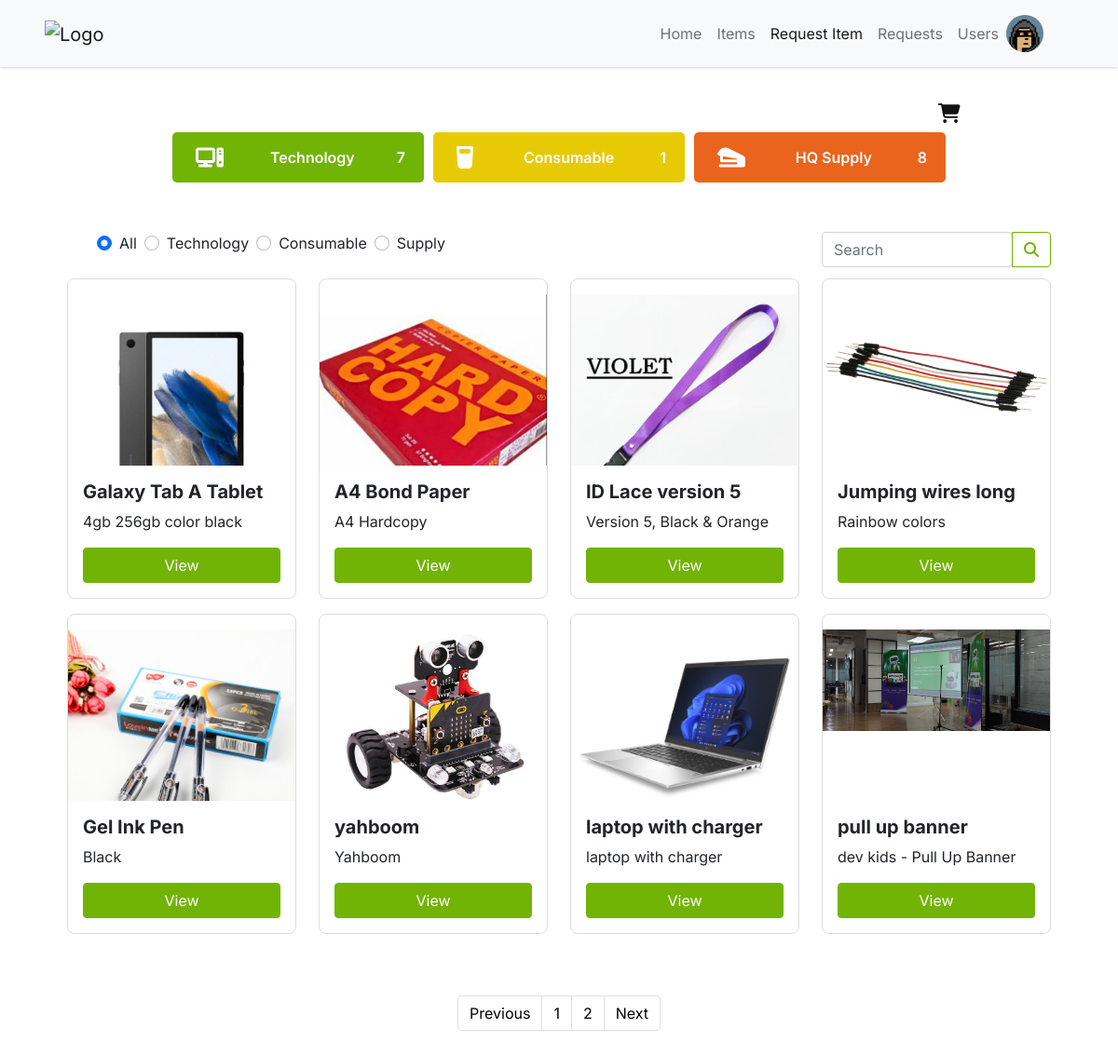
Page /adminItemList.php (signed in) on the committed database.
### tables this page shows
CREATE TABLE `users` (
  `user_id` int(11) NOT NULL,
  `user_firstname` varchar(255) NOT NULL,
  `user_lastname` varchar(255) NOT NULL,
  `user_email` varchar(255) NOT NULL,
  `user_password` varchar(255) NOT NULL,
  `user_category` int(11) NOT NULL,
  `user_chapter` int(11) NOT NULL,
  `user_image` varchar(255) NOT NULL,
  `user_status` enum('active','inactive') NOT NULL,
  `user_code` int(11) NOT NULL
);

CREATE TABLE `items_category` (
  `item_category_id` int(11) NOT NULL,
  `item_category_name` varchar(255) NOT NULL
);

CREATE TABLE `items` (
  `item_id` int(11) NOT NULL,
  `unique_item_id` varchar(225) NOT NULL,
  `item_name` varchar(255) NOT NULL,
  `item_category` int(11) NOT NULL,
  `item_measure` int(11) NOT NULL,
  `item_quantity` int(11) NOT NULL,
  `item_chapter` int(11) NOT NULL,
  `item_status` enum('enabled','disabled','','') NOT NULL,
  `item_description` varchar(255) NOT NULL,
  `item_image` varchar(255) NOT NULL,
  `item_condition` varchar(30) NOT NULL,
  `item_location` varchar(30) NOT NULL,
  `item_cost` varchar(30) NOT NULL,
  `barcode_img` varchar(60) NOT NULL,
  `date_acquired` timestamp NOT NULL DEFAULT current_timestamp() ON UPDATE current_timestamp()
);

### components/adminitemlist.comp.php (the view, shortened to what this page needs)
<?php
function get_total_records($pdo)
{
    $result = $pdo->query("SELECT COUNT(item_id) AS total FROM items ");
    $row = $result->fetch(PDO::FETCH_ASSOC);
    return $row['total'];
}
function get_records($pdo, $start, $limit,)
{
    $sql = "SELECT * FROM items  LIMIT $start, $limit   ";
    $stmt = $pdo->prepare($sql);
    $stmt->execute();
    return $stmt->fetchAll(PDO::FETCH_ASSOC);
}
$limit = 8;
$page = isset($_GET['page']) ? $_GET['page'] : 1;
$start = ($page - 1) * $limit;
$total_records = get_total_records($pdo, $start, $limit);
$total_pages = ceil($total_records / $limit);
$records = get_records($pdo, $start, $limit);
$current_page = max(1, min($start, $total_pages));
$previous_page = max(1, $current_page - 1);
$next_page = min($total_pages, $current_page + 1);
?>
<div class="row ">
    <?php
    foreach ($records as $row) { ?>
        <div class="col-12 col-md-4 col-lg-3 my-2">
            <div class="card">
                <div class="image-parent">
                    <img class="card-img-top" src="./images/items/<?php echo $row['item_image'] ?>" alt="<?php echo $row['item_name'] ?>">
                </div>
                <div class="card-body">
                    <h5 class="card-title"><?php echo $row['item_name'] ?></h5>
                    <p class="card-text"><?php echo $row['item_description']; ?></p>
                    <?php if ($row['item_status'] == "disabled" or $row['item_quantity'] == 0) { ?>
                        <a class="not-allowed btn btn-primary view-btn disabled" href="viewItem.php?itemid=<?php echo $row['item_id'] ?>">Item Unavailable</a>
                        <!-- <button type="button" class="btn buy btn-primary btn-view" data-bs-toggle="modal" data-bs-target="#itemDetails" data-item-id="<?php echo $row['item_id'] ?>" disabled hidden>
                                Request
                            </button> -->
                    <?php } else { ?>
                        <a class="btn btn-primary view-btn" href="viewItem.php?itemid=<?php echo $row['item_id'] ?>">View</a>
                    <?php } ?>
                </div>
            </div>
        </div>
    <?php } ?>
</div>
<nav aria-label="Page navigation example mb-5">
    <ul class="pagination m-auto my-5">
        <li class="page-item"><a class="page-link" href="?page=<?= $previous_page ?>">Previous</a></li>
        <?php for ($i = 1; $i <= $total_pages; $i++) : ?>
            <li class="page-item"><a class="page-link" href="?page=<?= $i ?>"><?= $i ?></a></li>
        <?php endfor; ?>
        <li class="page-item"><a class="page-link" href="?page=<?= $next_page ?>">Next</a></li>
    </ul>
</nav>

### adminItemList.php (shortened to what this page needs)
<?php
include './includes/config.inc.php';
?>
<!DOCTYPE html>
<html lang="en">
<head>
    <?php include_once 'includes/headers.inc.php'; ?>
    <link rel="stylesheet" href="./assets/css/style.css?v=<?php echo time(); ?>">
    <link rel="stylesheet" href="./assets/css/nav.css?v=<?php echo time(); ?>">
    <link rel="stylesheet" href="./assets/css/items.css?v=<?php echo time(); ?>">
    <link rel="stylesheet" href="./assets/css/itemlist.css?v=<?php echo time(); ?>">
    <link rel="stylesheet" href="https://cdn.datatables.net/1.13.6/css/jquery.dataTables.css" />
</head>
<body>
    <?php include './nav.php';
    ?>
    <div id="wrapper">
        <div class="section px-5 pt-4">
            <div class="row">
                <div class="col">
                    <div class=" justify-content-end justify-content-center-md" style=" text-align: end; margin-right: 100px;">
                        <?php include './components/cart.php'; ?>
                    </div>
                </div>
            </div>
            <div class="row justify-content-center align-items-center">
                <div class="box col-sm-12 col-md-4 col-lg-3">
                    <i class="fa-solid fa-computer icon"></i>
                    <p class="m-0">Technology</p>
                    <?php
                    $query = "SELECT COUNT(item_category) FROM items WHERE item_category = 1";
                    $stmt = $pdo->query($query);
                    $count = $stmt->fetchColumn();
                    if ($count !== false) {
                        echo '<p class="m-0">' . $count . '</p>';
                    } else {
                        echo "Error fetching count";
                    }
                    ?>
                </div>
                <div class="box col-sm-12 col-md-4 col-lg-3">
                    <i class="fa-solid fa-glass-water icon"></i>
                    <p class="m-0">Consumable</p>
                    <?php
                    $query = "SELECT COUNT(item_category) FROM items WHERE item_category = 2";
                    $stmt = $pdo->query($query);
                    $count = $stmt->fetchColumn();
                    if ($count !== false) {
                        echo '<p class="m-0">' . $count . '</p>';
                    } else {
                        echo "Error fetching count";
                    }
                    ?>
                </div>
                <div class="box col-sm-12 col-md-4 col-lg-3">
                    <i class="fa-solid fa-stapler icon"></i>
                    <p class="m-0 px-2">HQ Supply</p>
                    <?php
                    $query = "SELECT COUNT(item_category) FROM items WHERE item_category = 3";
                    $stmt = $pdo->query($query);
                    $count = $stmt->fetchColumn();
                    if ($count !== false) {
                        echo '<p class="m-0">' . $count . '</p>';
                    } else {
                        echo "Error fetching count";
                    }
                    ?>
                </div>
            </div>
        </div>
        <div class="container">
            <div class="row">
                <div class="col-lg-9 col-sm-6 col-sm-12 m-auto mt-5">
                    <div class="form-check form-check-inline">
                        <ul>
                            <li>
                                <label class="form-check-label">
                                    <input type="radio" class="form-check-input" name="category" id="" value="0" onclick="getRadioValue()" checked>
                                    All
                                </label>
                            </li>
                        </ul>
                        <?php
                        $rbtnNameQuery = "SELECT * FROM `items_category`";
                        $rbtnQ = $pdo->prepare($rbtnNameQuery);
                        $rbtnQ->execute();
                        $rbtnData = $rbtnQ->fetchAll(PDO::FETCH_ASSOC);
                        if ($rbtnData) {
                            foreach ($rbtnData as $itemCateg) { ?>
                                <ul>
                                    <li>
                                        <label class="form-check-label">
                                            <input type="radio" class="form-check-input" name="category" id="" value="<?php echo $itemCateg['item_category_id'] ?>" onclick="getRadioValue()">
                                            <?php echo $itemCateg['item_category_name'] ?>
                                        </label>
                                    </li>
                                </ul>
                            <?php } ?>
                        <?php } else {
                        } ?>
                    </div>
                </div>
                <div class="col-lg-3 col-sm-6 col-sm-12 m-auto mt-5">
                    <div class=" input-group">
                        <div class="input-group">
                            <input type="search" class="form-control rounded" id="itemSearch" placeholder="Search" aria-label="Search" aria-describedby="search-addon" />
                            <button type="button" class="btn btn-outline-success btnSearch" data-mdb-ripple-init><i class="fas fa-search"></i></button>
                        </div>
                    </div>
                </div>
            </div>
            <div id="ItemList">
                <?php include './components/adminitemlist.comp.php'; ?>
            </div>
        </div>
    </div>
</body>
</html>

### nav.php (shortened to what this page needs)
<?php
try {
    $stmt = $pdo->prepare("SELECT user_image FROM users WHERE user_id = :id");
    $stmt->bindParam(':id', $_SESSION['ID'], PDO::PARAM_INT);
    $stmt->execute();
    if ($stmt->rowCount() > 0) {
        $row = $stmt->fetch(PDO::FETCH_ASSOC);
        $userImage = $row['user_image'];
    }
} catch (PDOException $e) {
    echo "Error: " . $e->getMessage();
}
include './includes/config.inc.php';
?>
<div class="container">
    <nav class="navbar navbar-expand-lg navbar-light bg-light px-sm-5 px-md-5 px-lg-5 fixed-top mainnav">
        <a class="navbar-brand logo" href="home.php">
            <img src="https://uploads-ssl.webflow.com/6492dd5d65d1855cb14a6692/6494571343918c14057fe090_DEVCON%20Kids%20Logo%20Horizontal.png" alt="Logo" loading="lazy">
        </a>
        <div class="collapse navbar-collapse justify-content-end align-items-center" id="navbarNav">
            <ul class="navbar-nav d-flex justify-content-center align-items-center">
                <li class="nav-item active">
                    <a class="nav-link <?php echo (($_SESSION['active_tab'] === 'home.php')) ? 'active' : ''; ?>" href="home.php">Home</a>
                </li>
                <?php if ($_SESSION['CT'] == 0) { ?>
                    <li class="nav-item">
                        <a class="nav-link <?php echo (($_SESSION['active_tab'] === 'items.php')) ? 'active' : ''; ?>" href="itemAction.php">Items</a>
                    </li>
                <?php } else { ?>
                    <li class="nav-item">
                        <a class="nav-link <?php echo (($_SESSION['active_tab'] === 'items.php')) ? 'active' : ''; ?>" href="items.php">Items</a>
                    </li>
                <?php } ?>
                <?php if ($_SESSION['CT'] == 1) { ?>
                    <li class="nav-item">
                        <a class="nav-link <?php echo (($_SESSION['active_tab'] === 'adminItemList.php')) ? 'active' : ''; ?>" href="adminItemList.php">Request Item</a>
                    </li>
                <?php } ?>
                <li class="nav-item">
                    <a class="nav-link <?php echo (($_SESSION['active_tab'] === 'requests.php')) ? 'active' : ''; ?>" href="requests.php">Requests</a>
                </li>
                <?php
                if (($_SESSION['CT'] === 1) && ($_SESSION['CH'] === 1) || ($_SESSION['CT'] == 1)) {
                    echo '<li class="nav-item">
                        <a class="nav-link ' . (($_SESSION['active_tab'] === 'users.php') ? 'active' : '') . '" href="users.php">Users</a>
                    </li>';
                } ?>
                <li class="nav-item dropdown pull-right">
                    <?php
                    try {
                        $stmt = $pdo->prepare("SELECT user_image FROM users WHERE user_id = :id");
                        $stmt->bindParam(':id', $_SESSION['ID'], PDO::PARAM_INT);
                        $stmt->execute();
                        if ($stmt->rowCount() > 0) {
                            $row = $stmt->fetch(PDO::FETCH_ASSOC);
                            $userImage = $row['user_image'];
                        }
                    } catch (PDOException $e) {
                        echo "Error: " . $e->getMessage();
                    }
                    ?>
                    <div class="rounded-image image-profile" id="dropdownMenuButton" data-toggle="dropdown" aria-haspopup="true" aria-expanded="false">
                        <img src="images/userProfiles/<?php echo $userImage; ?>" class="img-fluid" alt="User Image">
                    </div>
                </li>
            </ul>
        </div>
    </nav>
</div>

### rows in the picture
users: user_image (picture)
items_category: item_category_name "Technology"
items_category: item_category_name "Consumable"
items_category: item_category_name "Supply"
items: item_image (picture), item_name "Galaxy Tab A Tablet", item_description "4gb 256gb color black"
items: item_image (picture), item_name "A4 Bond Paper", item_description "A4 Hardcopy"
items: item_image (picture), item_name "ID Lace version 5", item_description "Version 5, Black & Orange"
items: item_image (picture), item_name "Jumping wires long", item_description "Rainbow colors"
items: item_image (picture), item_name "Gel Ink Pen", item_description "Black"
items: item_image (picture), item_name "yahboom", item_description "Yahboom"
items: item_image (picture), item_name "laptop with charger", item_description "laptop with charger"
items: item_image (picture), item_name "pull up banner", item_description "dev kids - Pull Up Banner"

### other values in the picture
$count "7"
$count "1"
$count "8"
